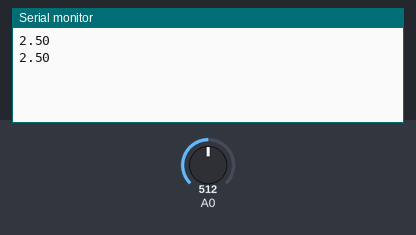
A sketch run on a simulated Arduino Uno, built with avr-gcc and run on an emulated ATmega328P. Parts: the last lines printed to the serial monitor. Inputs (shaded band) come from the test bench; at power-on: A0 = 512.

Above: at 1.8 s.
1.9 s: A0 set to 716
At 2.8 s:
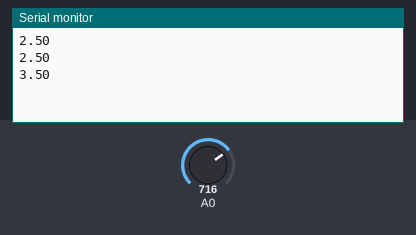
3.4 s: A0 set to 900
At 4.6 s:
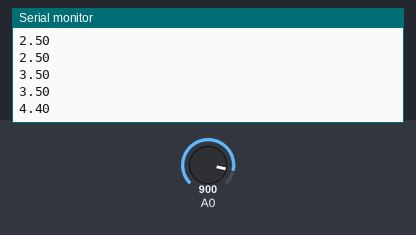
Timing chart, 0 to 6.4 s (numbered marks = the images above; inputs shaded):
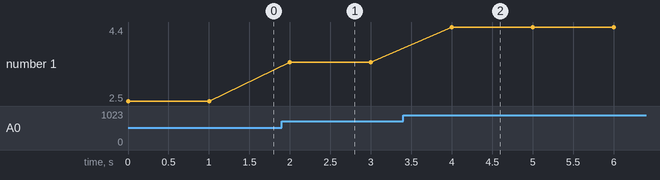

The sketch:

VOLTAGE_READ.ino
```cpp
void setup() {
  Serial.begin(9600);
  pinMode(A0, INPUT);
}

void loop() {
  int sensorValue = analogRead(A0);
  float volts = sensorValue*(5.0/1023.0);
  Serial.println(volts);
  delay(1000);
}
```

Measured:
- after the input at 1.9 s, the serial monitor: prints a new line after 0.10 s (image 1)
- after the input at 3.4 s, the serial monitor: prints a new line after 0.60 s (image 2)
- plotted number 1: 2.5 → 3.5 after the input at 1.9 s, 3.5 → 4.4 after the input at 3.4 s
